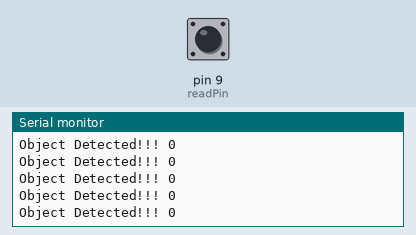
The sketch below on a simulated Arduino Uno, built with avr-gcc and run on an emulated ATmega328P. On the bench: the last lines printed to the serial monitor. Inputs (shaded band) come from the test bench; at power-on: pin 9 (readPin) LOW.

Above: at 1.2 s.
1.3 s: pin 9 (readPin) driven HIGH
At 1.9 s:
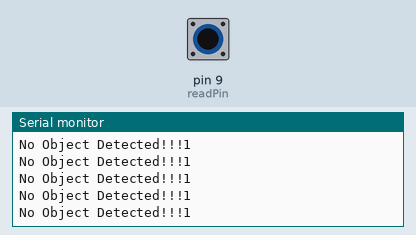
3.2 s: pin 9 (readPin) driven LOW
At 3.7 s:
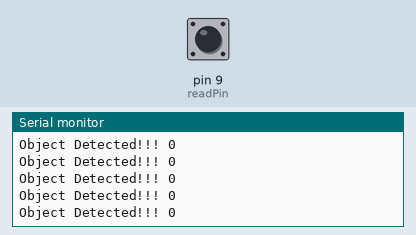
6.2 s: pin 9 (readPin) pulsed HIGH 2 times (0.12 s each, 0.3 s apart)
9.8 s: pin 9 (readPin) pulsed HIGH 5 times (0.12 s each, 0.3 s apart)
14.3 s: pin 9 (readPin) driven HIGH
At 15.3 s:
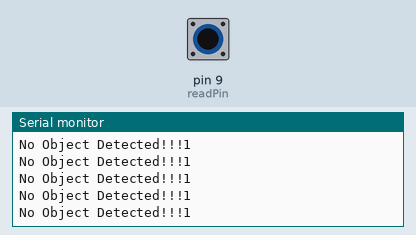
17.3 s: pin 9 (readPin) driven LOW
At 18.1 s:
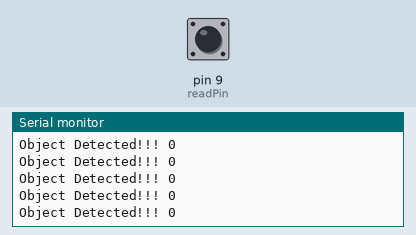

The sketch:

infraRed.ino
```cpp
// defines pins numbers
const int readPin = 9;
int Value = 0;
const int led = 10;

void setup() {
pinMode(readPin, INPUT); // Sets the echoPin as an Input
Serial.begin(9600); // Starts the serial communication
}

void loop() {
// Clears the trigPin
Value = digitalRead(readPin);

delayMicroseconds(10);
delayMicroseconds(10);
delayMicroseconds(10);
delayMicroseconds(10);

if (Value == 1 )
{
  Serial.print("No Object Detected!!!");
  Serial.print(Value);
  Serial.print("\n");
  digitalWrite(led, LOW);

}

else {
  Serial.print("Object Detected!!! ");
  Serial.print(Value);
  Serial.print("\n");
  digitalWrite(led, HIGH);

}

} 
```

Measured:
- after the input at 1.3 s, the serial monitor: prints a new line after 0.08 s (image 1)
- after the input at 14.3 s, the serial monitor: prints a new line after 0.07 s (image 3)
